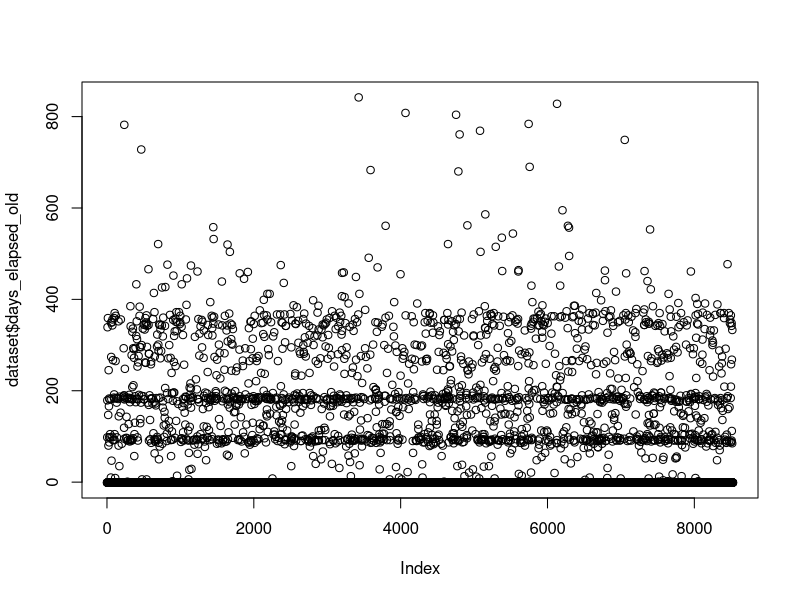

R code for this plot:
#================================================================================================================
rm(list=ls())
#Random Forest Classification

# Importing the dataset
dataset = read.csv('train.csv')

summary(dataset)
plot(dataset$days_elapsed_old)

#Convert age to categorical variable

levels(dataset$education)

summary(lm(dataset$y~dataset$days_elapsed_old))
#important ones --> student, retired, unemployed

#Changing the data
#dataset$days_elapsed_old[dataset$days_elapsed_old<1] <- 0
levels(dataset$education)
dataset$outcome_old[dataset$outcome_old == "other"] <- "failure"
dataset$outcome_old[dataset$outcome_old == "failure"] <- "na"
dataset$marital[dataset$marital == "divorced"] <- "single"

#Testing these
dataset$job[dataset$job == "salesman"] <- "industrial_worker"
dataset$job[dataset$job == "industrial_worker"] <- "housekeeper"
dataset$job[dataset$job == "industrial_worker"] <- "na"


dataset$job[dataset$job == "high_school"] <- "university"
dataset$job[dataset$job == "university"] <- "na"

dataset$job[dataset$job == "desktop"] <- "na"

#Trying to check if the days_elapsed_old can be changed to categorical for better results
#dataset$days_elapsed_old[dataset$days_elapsed_old <= 50] <- 0
#dataset$days_elapsed_old[dataset$days_elapsed_old >= 50 & dataset$days_elapsed_old<=150] <- 1
#dataset$days_elapsed_old[dataset$days_elapsed_old >= 150 & dataset$days_elapsed_old<=250 ] <- 2
#dataset$days_elapsed_old[dataset$days_elapsed_old >= 250] <- 0

dataset[ dataset == "na" ] <- NA

#Factor like columns
dataset$job=as.integer(as.factor(dataset$job))
dataset$marital=as.integer(as.factor(dataset$marital))
dataset$education=as.integer(as.factor(dataset$education))
dataset$device=as.integer(as.factor(dataset$device))
dataset$outcome_old=as.integer(as.factor(dataset$outcome_old))
dataset[is.na(dataset)] <- 0

summary(dataset)

# Encoding the target feature as factor
dataset$y = factor(dataset$y, levels = c(0, 1))

# Splitting the dataset into the Training set and Test set
# install.packages('caTools')
library(caTools)
set.seed(123)
split = sample.split(dataset$y, SplitRatio = 0.75)
training_set = subset(dataset, split == TRUE)
test_set = subset(dataset, split == FALSE)

# Feature Scaling #for higher resolution visualisation only we are using feature scaling,RF doesnt need feature scaling

library(randomForest)
classifier = randomForest(x = training_set[-17],
                          y = training_set$y)         #, ntree = 500)  


# Predicting the Test set results
y_pred = predict(classifier, newdata = test_set)
y_pred

# Making the Confusion Matrix
cm = table(test_set[,17], y_pred)
cm
print("=====================================Random Forest=====================================")
library(ggplot2)
library(lattice)
library(caret)
confusionMatrix(cm)

#accuracy ~ 86.87%, balanced accuracy ~ 86.42
